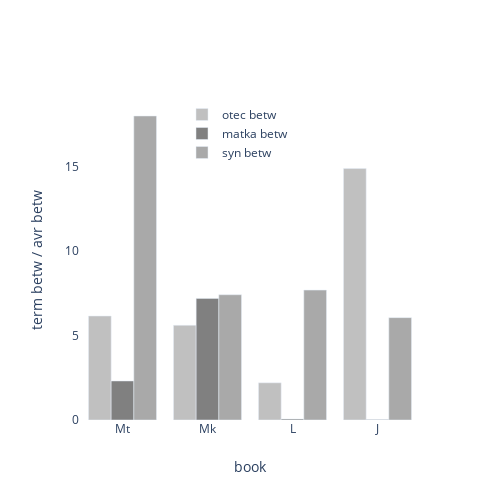

Here is the notebook cell this chart was saved with:
### Code cell
configure_plotly_browser_state()

import plotly.graph_objects as go

fig = go.Figure(data=[
    go.Bar(name='otec betw', x=key_terms_betw_df["names"], y=key_terms_betw_df["betw_otec"], marker_color="#C0C0C0"),
    go.Bar(name='matka betw', x=key_terms_betw_df["names"], y=key_terms_betw_df["betw_matka"], marker_color="#808080"),
    go.Bar(name='syn betw', x=key_terms_betw_df["names"], y=key_terms_betw_df["betw_syn"], marker_color="#A9A9A9")])

# Change the bar mode
fig.update_layout(
    legend=dict(x=.3, y=1),
    barmode='group',
    autosize=False,
    width=500,
    height=500,
    xaxis=dict(title="book"),
    yaxis=dict(title="term betw / avr betw"),
    plot_bgcolor='rgba(0,0,0,0)'
    )
fig.show()

### Figure 1 — Plotly figure (JSON) as saved in the notebook; plotly's stock layout.template omitted (floating-point values rounded to 4 significant figures)
{"data": [{"marker": {"color": "#C0C0C0"}, "x": ["Mt", "Mk", "L", "J"], "type": "bar", "name": "otec betw", "y": [6.154, 5.605, 2.202, 14.89]}, {"marker": {"color": "#808080"}, "x": ["Mt", "Mk", "L", "J"], "type": "bar", "name": "matka betw", "y": [2.31, 7.198, 0.05734, 0.02553]}, {"marker": {"color": "#A9A9A9"}, "x": ["Mt", "Mk", "L", "J"], "type": "bar", "name": "syn betw", "y": [18.0, 7.416, 7.69, 6.06]}], "layout": {"autosize": false, "xaxis": {"title": {"text": "book"}}, "width": 500, "plot_bgcolor": "rgba(0,0,0,0)", "yaxis": {"title": {"text": "term betw / avr betw"}}, "height": 500, "barmode": "group", "legend": {"y": 1, "x": 0.3}}}
